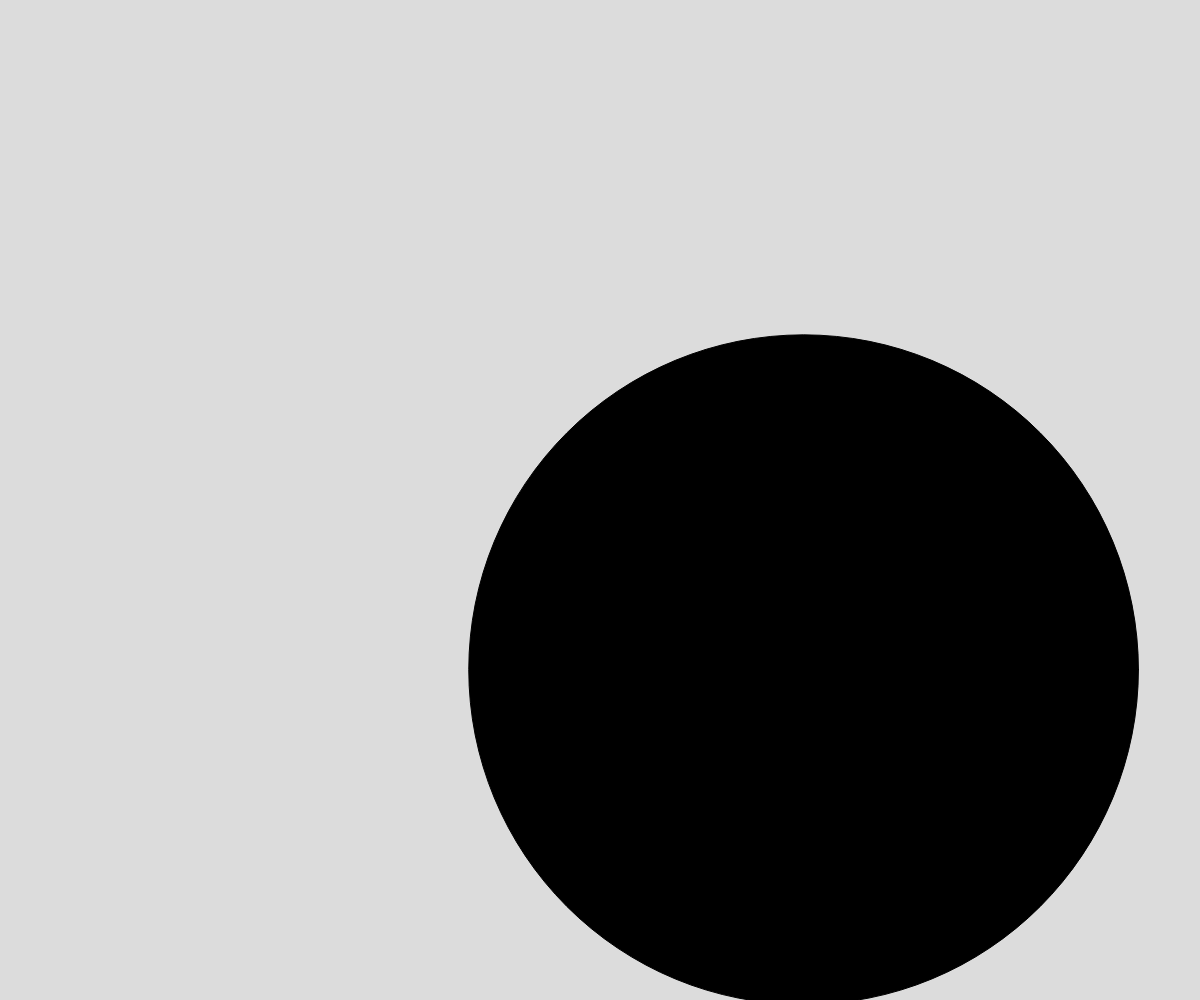
Frame 1 (no input)
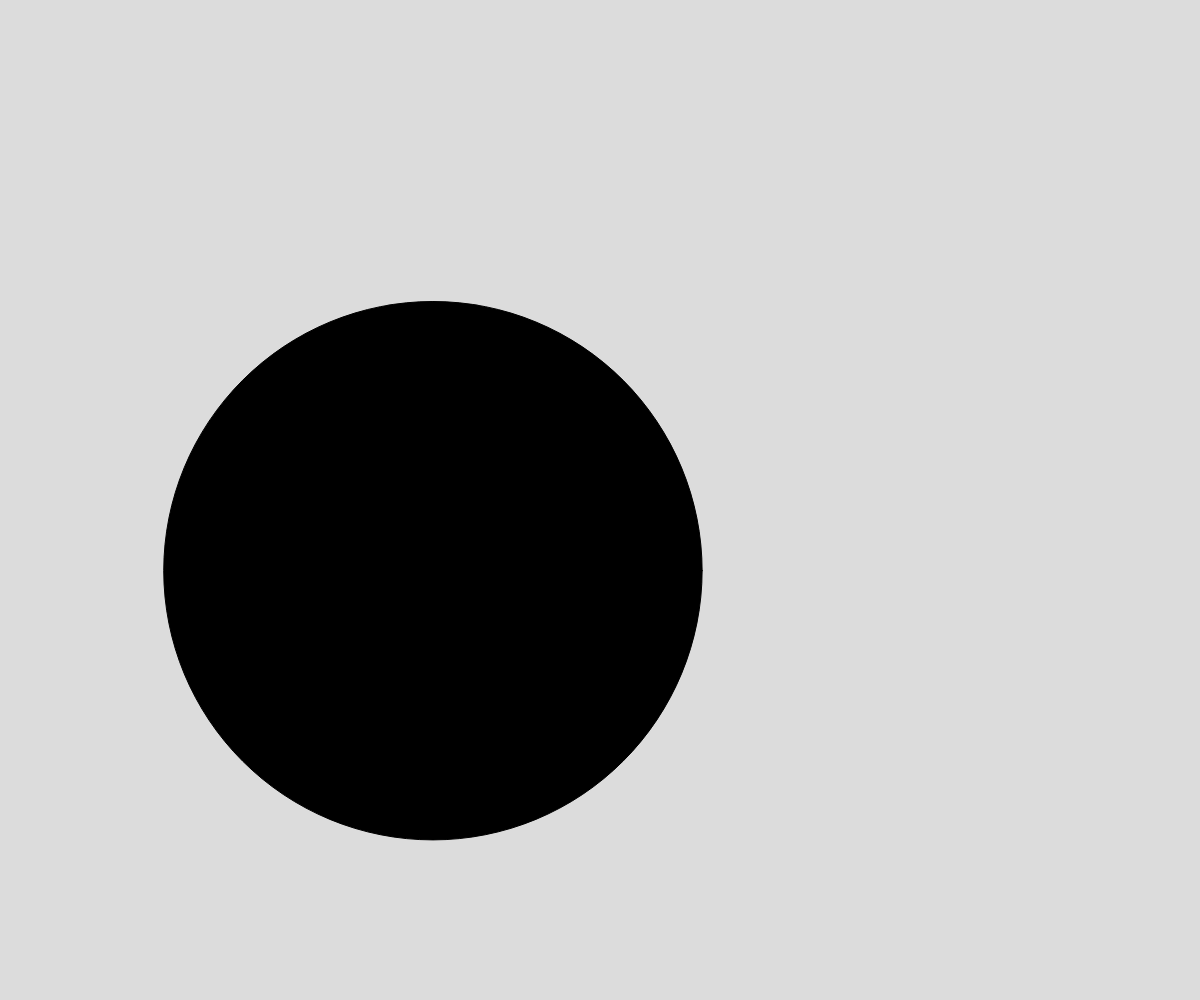
Frame 60 (no input)
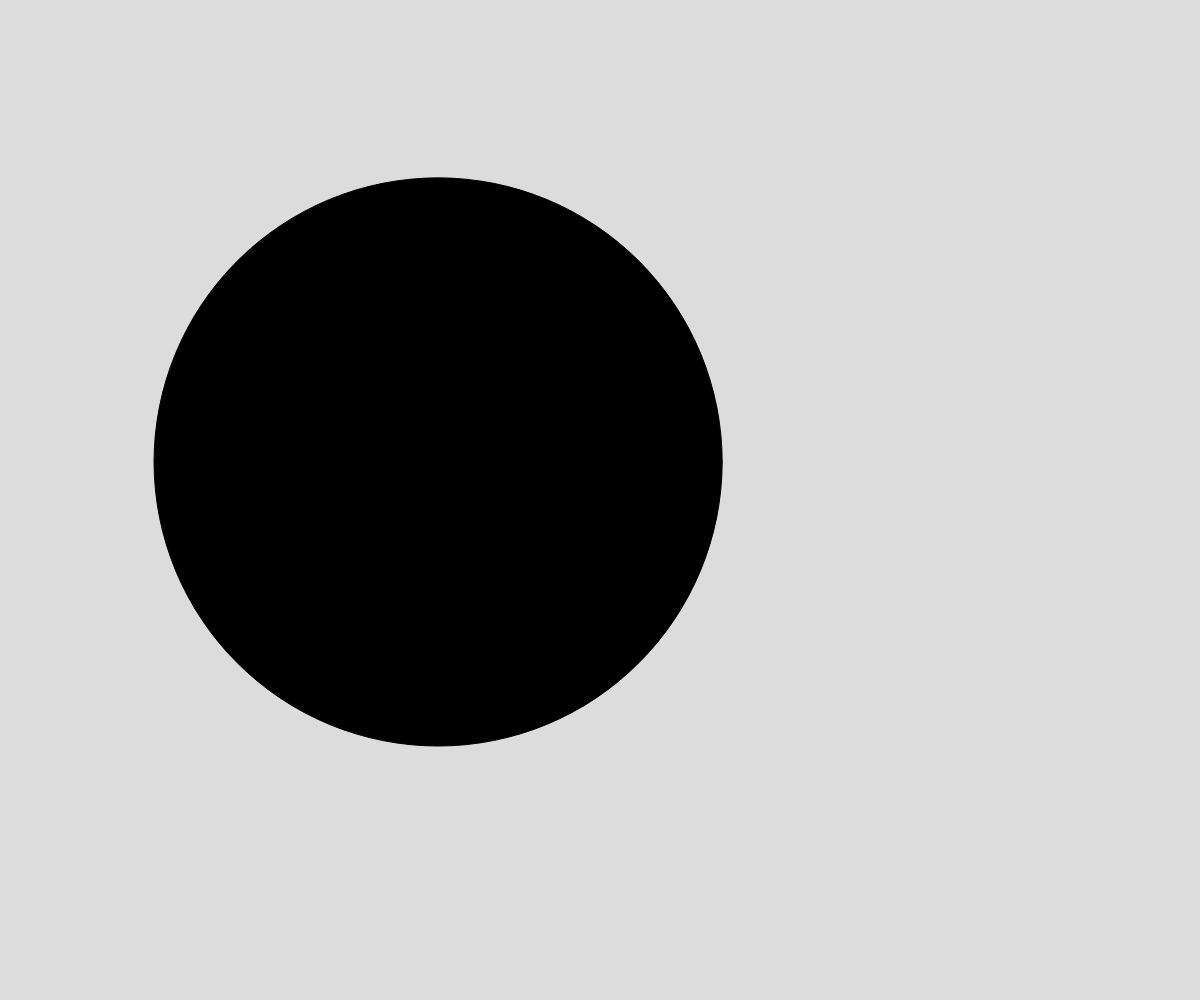
Frame 120 (the mouse pressed at the canvas centre since frame 60)

The p5.js sketch that drew these frames (run headless with seeded random() and noise() and a simulated clock; from frame 60 on, the mouse is pressed at the canvas centre):

// p5.js sketch
// ── sketch.js
// Perlin Noise Demo
// Moving a Circle

let time = 0;
let x;
let y;
let size;

function setup() {
  createCanvas(windowWidth, windowHeight);
}

function draw() {
  background(220);

  fill("black");
  x = noise(time, 0, 0) * width;
  y = noise(0, time, 0) * height;
  size = noise(0, 0, time)*1000;
  circle(x, y, size);

  time += 0.01;
}
